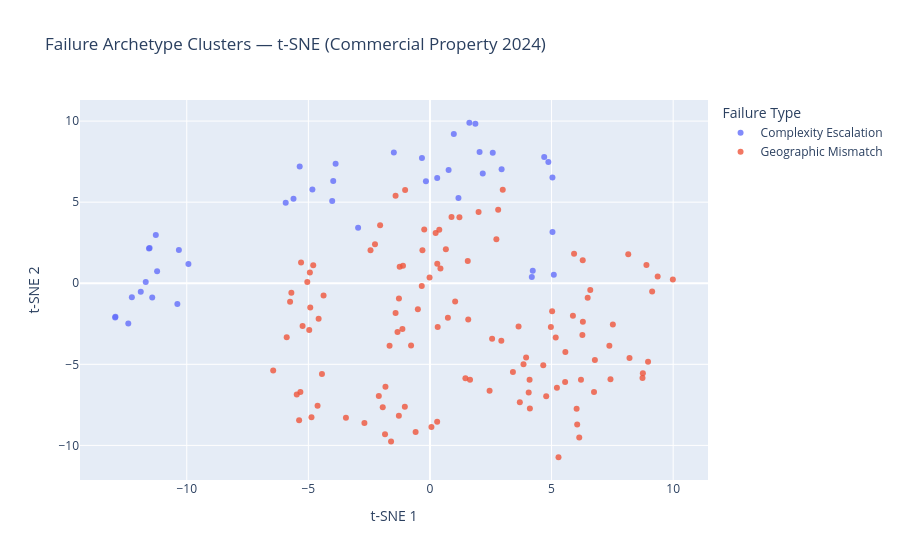

Source (notebook cell):
### Code cell
# t-SNE visualization
tsne = TSNE(n_components=2, random_state=42, perplexity=30)
coords = tsne.fit_transform(X_scaled)
df_fail["tsne_x"] = coords[:, 0]
df_fail["tsne_y"] = coords[:, 1]

fig = px.scatter(df_fail, x="tsne_x", y="tsne_y",
                 color="cluster_label",
                 hover_data=["claim_id", "final_group", "assignment_count"],
                 title="Failure Archetype Clusters — t-SNE (Commercial Property 2024)",
                 labels={"tsne_x": "t-SNE 1", "tsne_y": "t-SNE 2",
                         "cluster_label": "Failure Type"})
fig.update_traces(marker=dict(size=6, opacity=0.8))
fig.show()

### Figure 1 — Plotly figure (JSON) as saved in the notebook; plotly's stock layout.template omitted (floating-point values rounded to 4 significant figures; data arrays with more than 128 entries replaced by an {"elided": "..."} marker saying what was removed)
{"data": [{"customdata": [["CP-0001", "B", 3.0], ["CP-0011", "A", 3.0], ["CP-0014", "C", 5.0], ["CP-0022", "A", 2.0], ["CP-0031", "B", 3.0], ["CP-0033", "C", 7.0], ["CP-0042", "B", 4.0], ["CP-0050", "C", 12.0], ["CP-0051", "C", 6.0], ["CP-0056", "B", 3.0], ["CP-0060", "C", 5.0], ["CP-0064", "C", 5.0], ["CP-0066", "B", 3.0], ["CP-0072", "B", 3.0], ["CP-0079", "C", 8.0], ["CP-0081", "B", 3.0], ["CP-0088", "A", 2.0], ["CP-0092", "B", 4.0], ["CP-0095", "C", 5.0], ["CP-0098", "C", 6.0], ["CP-0106", "C", 7.0], ["CP-0125", "C", 12.0], ["CP-0129", "C", 5.0], ["CP-0136", "C", 7.0], ["CP-0138", "B", 3.0], ["CP-0139", "A", 2.0], ["CP-0142", "C", 9.0], ["CP-0144", "C", 11.0], ["CP-0145", "B", 3.0], ["CP-0147", "A", 2.0], ["CP-0150", "A", 2.0], ["CP-0162", "B", 4.0], ["CP-0166", "C", 10.0], ["CP-0171", "A", 2.0], ["CP-0179", "B", 3.0], ["CP-0181", "B", 4.0], ["CP-0182", "A", 3.0], ["CP-0184", "C", 5.0], ["CP-0188", "C", 7.0], ["CP-0189", "B", 4.0], ["CP-0195", "A", 2.0], ["CP-0199", "A", 2.0]], "hovertemplate": "Failure Type=Complexity Escalation<br>t-SNE 1=%{x}<br>t-SNE 2=%{y}<br>claim_id=%{customdata[0]}<br>final_group=%{customdata[1]}<br>assignment_count=%{customdata[2]}<extra></extra>", "legendgroup": "Complexity Escalation", "marker": {"color": "#636efa", "opacity": 0.8, "size": 6, "symbol": "circle"}, "mode": "markers", "name": "Complexity Escalation", "orientation": "v", "showlegend": true, "type": "scatter", "x": [-0.3293, -4.019, 4.188, 1.171, 0.7668, 5.036, -2.955, -12.93, -3.879, 2.171, 2.582, -10.32, 0.9808, -11.27, -10.39, -4.834, 0.2981, 4.868, -11.69, -9.931, -11.55, -12.26, -12.4, 5.092, 5.038, -1.485, -11.89, -12.94, 1.62, 2.946, 1.868, -3.978, -11.42, -0.1662, 4.698, 2.041, -5.356, -11.53, 4.227, -11.22, -5.61, -5.931], "xaxis": "x", "y": [7.72, 5.075, 0.382, 5.261, 6.991, 6.517, 3.424, -2.064, 7.368, 6.765, 8.044, 2.048, 9.208, 2.969, -1.283, 5.776, 6.489, 7.482, 0.0723, 1.186, 2.146, -0.863, -2.484, 0.5195, 3.157, 8.061, -0.5171, -2.119, 9.898, 7.037, 9.829, 6.312, -0.8769, 6.293, 7.778, 8.095, 7.199, 2.171, 0.7711, 0.7326, 5.214, 4.957], "yaxis": "y"}, {"customdata": {"elided": "112x3 mixed values"}, "hovertemplate": "Failure Type=Geographic Mismatch<br>t-SNE 1=%{x}<br>t-SNE 2=%{y}<br>claim_id=%{customdata[0]}<br>final_group=%{customdata[1]}<br>assignment_count=%{customdata[2]}<extra></extra>", "legendgroup": "Geographic Mismatch", "marker": {"color": "#EF553B", "opacity": 0.8, "size": 6, "symbol": "circle"}, "mode": "markers", "name": "Geographic Mismatch", "orientation": "v", "showlegend": true, "type": "scatter", "x": [-0.3096, 5.925, 1.458, -1.83, 1.555, -2.103, 5.22, 5.558, -5.38, -4.8, 3.953, 4.108, -5.477, 0.4309, 6.592, -5.327, 3.695, 5.878, 0.7374, 1.647, 0.2336, 7.422, 7.52, -5.751, 8.901, -1.847, -1.413, 6.268, 1.573, 3.412, 4.659, -5.044, 6.781, 1.211, -0.3364, 0.3831, 9.363, -4.964, 0.8867, 6.746, -5.698, -6.445, 5.023, -1.414, 9.987, 0.3011, 8.967, 6.03, 5.567, -4.375, 9.136, 4.78, -2.695, 0.3183, -1.033, 6.485, 1.999, -1.941, -1.276, -0.2356, 4.972, -1.133, 6.281, -4.621, -4.441, 8.205, 2.452, -4.937, 2.935, 2.805, 6.288, -0.5902, 0.2959, -3.455, -1.245, -4.922, -2.049, -2.26, 8.153, -4.872, 8.754, 2.731, 2.993, 6.209, 3.846, 2.555, 4.059, 1.036, -4.578, 8.739, 6.054, 7.377, -5.89, -2.444, -1.599, -1.661, 5.285, -0.7763, 5.171, -5.238, 3.643, -0.4975, 4.096, -1.022, 0.6538, -5.3, -0.01536, -1.335, 6.138, 0.06099, -1.109, -1.279], "xaxis": "x", "y": [2.028, 1.82, -5.863, -6.383, 1.373, -6.96, -6.442, -6.097, -8.449, 1.114, -4.574, -7.728, -6.859, 0.9031, -0.4156, -6.701, -7.334, -2.004, -2.135, -5.959, 3.099, -5.928, -2.549, -1.138, 1.121, -9.317, -1.842, -3.197, -2.243, -5.48, -5.056, 0.07482, -4.728, 4.069, -0.1672, 3.302, 0.4094, -2.876, 4.083, -6.707, -0.5786, -5.38, -1.73, 5.398, 0.2377, 1.207, -4.839, -7.733, -4.241, -0.7555, -0.5027, -6.964, -8.615, -2.701, -7.622, -0.8998, 4.398, -7.653, -0.9458, 3.312, -2.692, -2.823, 1.415, -7.548, -5.598, -4.604, -6.628, 0.6634, -3.552, 4.527, -2.376, -9.178, -8.538, -8.292, 1.015, -1.489, 3.584, 2.41, 1.792, -8.261, -5.545, 2.709, 5.772, -5.955, -4.996, -3.418, -6.737, -1.124, -2.187, -5.847, -8.712, -3.849, -3.324, 2.029, -9.755, -3.862, -10.73, -3.846, -3.342, -2.63, -2.668, -1.611, -5.951, 5.749, 2.094, 1.275, 0.3505, -3.004, -9.51, -8.858, 1.081, -8.176], "yaxis": "y"}], "layout": {"legend": {"title": {"text": "Failure Type"}, "tracegroupgap": 0}, "title": {"text": "Failure Archetype Clusters — t-SNE (Commercial Property 2024)"}, "xaxis": {"anchor": "y", "domain": [0.0, 1.0], "title": {"text": "t-SNE 1"}}, "yaxis": {"anchor": "x", "domain": [0.0, 1.0], "title": {"text": "t-SNE 2"}}}}
